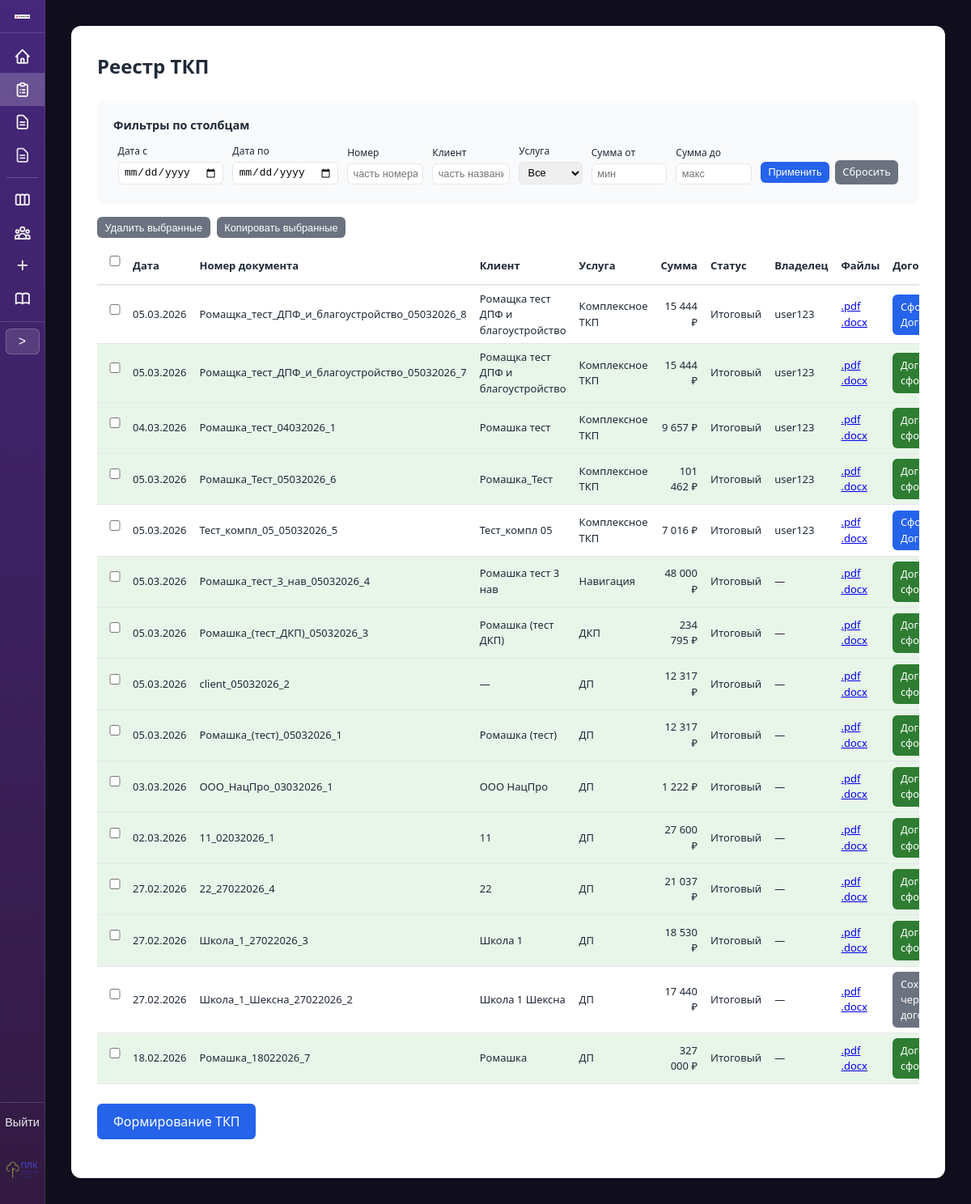
Screenshot of /table/ (signed in) with the database file from the repository.
### proposals/models.py (models this page shows, shortened)
class TKPRecord(models.Model):
    STATUS_DRAFT = 'draft'
    STATUS_FINAL = 'final'
    STATUS_CHOICES = [
        (STATUS_DRAFT, 'Черновик'),
        (STATUS_FINAL, 'Итоговый'),
    ]
    date = models.DateField('Дата')
    number = models.CharField('Номер документа', max_length=150, unique=True)
    client = models.CharField('Клиент', max_length=255, blank=True)
    service = models.CharField('Услуга', max_length=255)
    sum_total = models.DecimalField('Сумма', max_digits=15, decimal_places=2, default=0)
    room = models.TextField('Параметры объекта / помещение', blank=True)
    s = models.CharField('Площадь / количество', max_length=100, blank=True)
    text = models.TextField('Произвольный текст из ТКП', blank=True)
    status = models.CharField(
        'Статус',
        max_length=20,
        choices=STATUS_CHOICES,
        default=STATUS_FINAL,
    )
    notes = models.TextField('Заметки по сделке', blank=True, default='')
    rows_json = models.JSONField(
        'Строки комплексного ТКП (позиции)',
        null=True,
        blank=True,
        help_text='Список строк: service_name, comment, srok, unit, quantity, price_per_unit, total',
    )
    created_at = models.DateTimeField('Создано', auto_now_add=True)
    created_by = models.ForeignKey(
        settings.AUTH_USER_MODEL,
        on_delete=models.SET_NULL,
        null=True,
        blank=True,
        related_name='created_tkp_records',
        verbose_name='Владелец',
    )
    class Meta:
        verbose_name = 'Запись ТКП'
        verbose_name_plural = 'Записи ТКП'
        ordering = ['-created_at']

### proposals/views.py (the view, shortened to what this page needs)
# urls.py: path('table/', views.table_view, name='table'),
@login_required
@require_http_methods(['GET', 'POST'])
def table_view(request):
    records = TKPRecord.objects.select_related('created_by').all()
    date_from = request.GET.get('date_from', '').strip()
    date_to = request.GET.get('date_to', '').strip()
    number = request.GET.get('number', '').strip()
    client = request.GET.get('client', '').strip()
    service = request.GET.get('service', '').strip()
    sum_min = request.GET.get('sum_min', '').strip()
    sum_max = request.GET.get('sum_max', '').strip()
    if date_from:
        try:
            d = datetime.strptime(date_from, '%Y-%m-%d').date()
            records = records.filter(date__gte=d)
        except ValueError:
            pass
    if date_to:
        try:
            d = datetime.strptime(date_to, '%Y-%m-%d').date()
            records = records.filter(date__lte=d)
        except ValueError:
            pass
    if number:
        records = records.filter(number__icontains=number)
    if client:
        records = records.filter(client__icontains=client)
    if service:
        records = records.filter(service=service)
    if sum_min:
        try:
            records = records.filter(sum_total__gte=Decimal(sum_min.replace(',', '.')))
        except (ValueError, Exception):
            pass
    if sum_max:
        try:
            records = records.filter(sum_total__lte=Decimal(sum_max.replace(',', '.')))
        except (ValueError, Exception):
            pass
    services = list(TKPRecord.objects.values_list('service', flat=True).distinct().order_by('service'))
    contract_template_by_service = SERVICE_TO_CONTRACT_TEMPLATE
    contract_by_tkp = {
        c.tkp_id: c
        for c in ContractRecord.objects.filter(
            status=ContractRecord.STATUS_FINAL, tkp__isnull=False
        ).select_related('tkp')
    }
    contract_draft_by_tkp = {
        c.tkp_id: c
        for c in ContractRecord.objects.filter(
            status=ContractRecord.STATUS_DRAFT, tkp__isnull=False
        ).select_related('tkp')
    }
    contract_template_by_tkp = {}
    for r in records:
        if r.service == 'Комплексное ТКП' and r.rows_json:
            tpl = get_contract_template_for_complex_tkp(r.rows_json)
            contract_template_by_tkp[r.pk] = tpl if tpl else True
    context = {
        'records': records,
        'filters': {
            'date_from': date_from,
            'date_to': date_to,
            'number': number,
            'client': client,
            'service': service,
            'sum_min': sum_min,
            'sum_max': sum_max,
        },
        'services_list': services,
        'contract_template_by_service': contract_template_by_service,
        'contract_template_by_tkp': contract_template_by_tkp,
        'contract_by_tkp': contract_by_tkp,
        'contract_draft_by_tkp': contract_draft_by_tkp,
    }
    return render(request, 'proposals/table.html', context)

### proposals/templatetags/proposal_filters.py (called while the page is built)
@register.filter
def get_item(d, key):
    if d is None:
        return None
    return d.get(key) if hasattr(d, 'get') else None

@register.filter
def format_price(value):
    if value is None:
        return ''
    try:
        s = str(int(value))
    except (ValueError, TypeError):
        return str(value)
    n = len(s)
    if n <= 3:
        return s
    r = n % 3 or 3
    result = s[:r]
    for i in range(r, n, 3):
        result += ' ' + s[i:i + 3]
    return result

### proposals/views.py (called while the page is built)
def get_contract_template_for_complex_tkp(rows):
    if not rows:
        return None
    service_names = {r.get('service_name', '').strip() for r in rows}
    has_facade = 'Фасад' in service_names
    has_blag = 'Благоустройство' in service_names
    if has_facade and has_blag:
        return '08_Договор_ДПФ_Благоустройство.docx'
    nav_content_count = sum(1 for s in ('Навигация', 'Контент', 'Навигация_стенды') if s in service_names)
    if nav_content_count >= 2:
        return '05_Договор_Контент_Навигация.docx'
    return None

### proposals/templates/proposals/table.html (shortened to what this page needs)
{% extends "proposals/base.html" %}
{% load proposal_filters %}
{% block container_extra_class %}container--wide{% endblock %}
{% block content %}
<div style="overflow-x: auto;">
<h1>Реестр ТКП</h1>
<form method="get" action="{% url 'proposals:table' %}" class="summary" style="margin-bottom: 1rem;">
    <p style="margin: 0 0 0.5rem; font-weight: 600; font-size: 0.9rem;">Фильтры по столбцам</p>
    <table class="table-filters" style="width: 100%; border-collapse: collapse; font-size: 0.8rem;">
        <tr>
            <td style="padding: 0.25rem 0.35rem; vertical-align: bottom;">
                <label for="id_date_from" style="font-size: 0.75rem;">Дата с</label>
                <input type="date" name="date_from" id="id_date_from" value="{{ filters.date_from }}" style="margin: 0; padding: 0.3rem 0.4rem; font-size: 0.8rem;">
            </td>
            <td style="padding: 0.25rem 0.35rem; vertical-align: bottom;">
                <label for="id_date_to" style="font-size: 0.75rem;">Дата по</label>
                <input type="date" name="date_to" id="id_date_to" value="{{ filters.date_to }}" style="margin: 0; padding: 0.3rem 0.4rem; font-size: 0.8rem;">
            </td>
            <td style="padding: 0.25rem 0.35rem; vertical-align: bottom;">
                <label for="id_number" style="font-size: 0.75rem;">Номер</label>
                <input type="text" name="number" id="id_number" value="{{ filters.number }}" placeholder="часть номера" style="margin: 0; padding: 0.3rem 0.4rem; font-size: 0.8rem; width: 100%;">
            </td>
            <td style="padding: 0.25rem 0.35rem; vertical-align: bottom;">
                <label for="id_client" style="font-size: 0.75rem;">Клиент</label>
                <input type="text" name="client" id="id_client" value="{{ filters.client }}" placeholder="часть названия" style="margin: 0; padding: 0.3rem 0.4rem; font-size: 0.8rem; width: 100%;">
            </td>
            <td style="padding: 0.25rem 0.35rem; vertical-align: bottom;">
                <label for="id_service" style="font-size: 0.75rem;">Услуга</label>
                <select name="service" id="id_service" style="margin: 0; padding: 0.3rem 0.4rem; font-size: 0.8rem; width: 100%;">
                    <option value="">Все</option>
                </select>
            </td>
            <td style="padding: 0.25rem 0.35rem; vertical-align: bottom;">
                <label for="id_sum_min" style="font-size: 0.75rem;">Сумма от</label>
                <input type="text" name="sum_min" id="id_sum_min" value="{{ filters.sum_min }}" placeholder="мин" style="margin: 0; padding: 0.3rem 0.4rem; font-size: 0.8rem; width: 100%;">
            </td>
            <td style="padding: 0.25rem 0.35rem; vertical-align: bottom;">
                <label for="id_sum_max" style="font-size: 0.75rem;">Сумма до</label>
                <input type="text" name="sum_max" id="id_sum_max" value="{{ filters.sum_max }}" placeholder="макс" style="margin: 0; padding: 0.3rem 0.4rem; font-size: 0.8rem; width: 100%;">
            </td>
            <td style="padding: 0.25rem 0.35rem; vertical-align: bottom; white-space: nowrap;">
                <button type="submit" class="btn btn-sm">Применить</button>
                <a href="{% url 'proposals:table' %}" class="btn btn-secondary btn-sm" style="margin-left: 0.2rem;">Сбросить</a>
            </td>
        </tr>
    </table>
</form>
<form id="bulk-form-tkp" method="post" action="{% url 'proposals:table' %}{% if request.GET %}?{{ request.GET.urlencode }}{% endif %}">
<div class="bulk-toolbar" style="margin-bottom: 0.75rem; display: flex; align-items: center; gap: 0.5rem; flex-wrap: wrap;">
    <button type="submit" name="bulk_action" value="delete" class="btn btn-secondary btn-sm" onclick="var n=document.querySelectorAll('#bulk-form-tkp input[name=ids]:checked').length;return n?confirm('Удалить выбранные записи и их файлы?'):false;">Удалить выбранные</button>
    <button type="submit" name="bulk_action" value="copy" class="btn btn-secondary btn-sm" onclick="var n=document.querySelectorAll('#bulk-form-tkp input[name=ids]:checked').length;if(!n){alert('Выберите строки для копирования.');return false;}return true;">Копировать выбранные</button>
</div>
<table class="table-tkp-list" style="width: 100%; border-collapse: collapse; margin-top: 0; font-size: 0.8125rem;">
    <thead>
        <tr style="border-bottom: 2px solid var(--border);">
            <th style="text-align: center; padding: 0.4rem 0.5rem; width: 2.5rem;"><input type="checkbox" id="tkp-select-all" title="Выбрать все" aria-label="Выбрать все"></th>
            <th style="text-align: left; padding: 0.4rem 0.5rem;">Дата</th>
            <th style="text-align: left; padding: 0.4rem 0.5rem;">Номер документа</th>
            <th style="text-align: left; padding: 0.4rem 0.5rem;">Клиент</th>
            <th style="text-align: left; padding: 0.4rem 0.5rem;">Услуга</th>
            <th style="text-align: right; padding: 0.4rem 0.5rem;">Сумма</th>
            <th style="text-align: left; padding: 0.4rem 0.5rem;">Статус</th>
            <th style="text-align: left; padding: 0.4rem 0.5rem;">Владелец</th>
            <th style="text-align: left; padding: 0.4rem 0.5rem;">Файлы</th>
            <th style="text-align: left; padding: 0.4rem 0.5rem;">Договор</th>
        </tr>
    </thead>
    <tbody>
        {% for r in records %}
        {% with contract_for_row=contract_by_tkp|get_item:r.pk contract_draft_for_row=contract_draft_by_tkp|get_item:r.pk %}
        <tr class="{% if r.status == 'draft' %}tkp-row-draft{% elif contract_for_row %}tkp-row-with-contract{% endif %}" style="border-bottom: 1px solid var(--border);">
            <td style="padding: 0.4rem 0.5rem; text-align: center;"><input type="checkbox" name="ids" value="{{ r.pk }}" form="bulk-form-tkp" class="tkp-row-cb"></td>
            <td style="padding: 0.4rem 0.5rem;">{{ r.date|date:"d.m.Y" }}</td>
            <td style="padding: 0.4rem 0.5rem;">
                {% if r.status == 'draft' %}
                <a href="{% if r.service == 'Комплексное ТКП' %}{% url 'proposals:complex_form' %}?draft_id={{ r.pk }}{% else %}{% url 'proposals:form' %}?draft_id={{ r.pk }}{% endif %}">{{ r.number }}</a>
                {% else %}
                {{ r.number }}
                {% endif %}
            </td>
            <td style="padding: 0.4rem 0.5rem;">{{ r.client|default:"—" }}</td>
            <td style="padding: 0.4rem 0.5rem;">{{ r.service }}</td>
            <td style="padding: 0.4rem 0.5rem; text-align: right;">{{ r.sum_total|format_price }} ₽</td>
            <td style="padding: 0.4rem 0.5rem;">{{ r.get_status_display|default:"Итоговый" }}</td>
            <td style="padding: 0.4rem 0.5rem;">{% if r.created_by %}{{ r.created_by.get_full_name|default:r.created_by.username }}{% else %}—{% endif %}</td>
            <td style="padding: 0.4rem 0.5rem;">
                {% if r.status == 'draft' %}—{% else %}
                <a href="{% url 'proposals:download_file' 'pdf' %}?f={{ r.number|urlencode }}" class="table-file-link">.pdf</a>
                <a href="{% url 'proposals:download_file' 'docx' %}?f={{ r.number|urlencode }}" class="table-file-link">.docx</a>
                {% endif %}
            </td>
            <td style="padding: 0.4rem 0.5rem;">
                {% if r.status == 'draft' %}
                {% if r.pk in contract_template_by_tkp or r.service in contract_template_by_service %}
                <a href="{% url 'proposals:requisites_add' %}?tkp_id={{ r.pk }}&from=contract" class="btn btn-sm">Сформировать Договор</a>
                {% else %}—{% endif %}
                {% elif contract_for_row %}
                <a href="#" class="btn btn-sm btn-contract-done" data-contract-card="{% url 'proposals:contract_card' contract_for_row.pk %}">Договор сформирован</a>
                {% elif contract_draft_for_row %}
                <a href="{% url 'proposals:contract_form' r.pk %}?contract_draft_id={{ contract_draft_for_row.pk }}" class="btn btn-sm btn-contract-draft">Сохранен черновик договора</a>
                {% elif r.service in contract_template_by_service %}
                <a href="{% url 'proposals:requisites_add' %}?tkp_id={{ r.pk }}&from=contract" class="btn btn-sm">Сформировать Договор</a>
                {% elif r.pk in contract_template_by_tkp %}
                <a href="{% url 'proposals:requisites_add' %}?tkp_id={{ r.pk }}&from=contract" class="btn btn-sm">Сформировать Договор</a>
                {% else %}
                —
                {% endif %}
            </td>
        </tr>
        {% endwith %}
        {% empty %}
        <tr>
            <td colspan="11" style="padding: 0.75rem; color: var(--text-muted); font-size: 0.8125rem;">Нет сформированных ТКП</td>
        </tr>
        {% endfor %}
    </tbody>
</table>
</form>
<p style="margin-top: 1.5rem;">
    <a href="{% url 'proposals:form' %}" class="btn">Формирование ТКП</a>
</p>
{% endblock %}

### proposals/templates/proposals/base.html (style rules this page uses)
:root { --bg: #100E1C; --card: #fff; --primary: #2563eb; --primary-hover: #1d4ed8; --text: #1f2937; --text-muted: #6b7280; --border: #e5e7eb; --success: #059669; --sidebar-w: 56px; --sidebar-w-expanded: 248px; --sidebar-gradient: linear-gradient(180deg, #45277B 0%, #331A42 100%); }
* { box-sizing: border-box; }
body { font-family: system-ui, -apple-system, sans-serif; background: var(--bg); color: var(--text); margin: 0; line-height: 1.5; }
h1 { font-size: 1.5rem; margin: 0 0 1.5rem; color: var(--text); }
label { display: block; font-weight: 500; margin-bottom: 0.25rem; color: var(--text); }
input, select, textarea { width: 100%; padding: 0.5rem 0.75rem; border: 1px solid var(--border); border-radius: 6px; font-size: 1rem; margin-bottom: 1rem; }
button, .btn { display: inline-block; padding: 0.6rem 1.25rem; background: var(--primary); color: white; border: none; border-radius: 6px; font-size: 1rem; cursor: pointer; text-decoration: none; }
.btn-secondary { background: var(--text-muted); }
.summary { background: #f9fafb; border-radius: 8px; padding: 1.25rem; margin-bottom: 1.5rem; }

### proposals/templates/proposals/table.html (style rules this page uses)
.btn-sm { padding: 0.35rem 0.6rem; font-size: 0.8rem; }
.table-file-link { margin-right: 0.5rem; }
.table-file-link:last-of-type { margin-right: 0; }
.tkp-row-with-contract { background-color: #e8f5e9; }
.btn-contract-done { background-color: #2e7d32; color: #fff; border-color: #2e7d32; }
.btn-contract-draft { background-color: #6b7280; color: #fff; border-color: #6b7280; }

### rows the page displays
TKPRecord: date "05.03.2026", number "Ромащка_тест_ДПФ_и_благоустройство_05032026_8", client "Ромащка тест ДПФ и благоустройство", service "Комплексное ТКП", sum_total "15 444", status "Итоговый", created_by.get_full_name "user123"
TKPRecord: date "05.03.2026", number "Ромащка_тест_ДПФ_и_благоустройство_05032026_7", client "Ромащка тест ДПФ и благоустройство", service "Комплексное ТКП", sum_total "15 444", status "Итоговый", created_by.get_full_name "user123", shows "Договор сформирован"
TKPRecord: date "04.03.2026", number "Ромашка_тест_04032026_1", client "Ромашка тест", service "Комплексное ТКП", sum_total "9 657", status "Итоговый", created_by.get_full_name "user123", shows "Договор сформирован"
TKPRecord: date "05.03.2026", number "Ромашка_Тест_05032026_6", client "Ромашка_Тест", service "Комплексное ТКП", sum_total "101 462", status "Итоговый", created_by.get_full_name "user123", shows "Договор сформирован"
TKPRecord: date "05.03.2026", number "Тест_компл_05_05032026_5", client "Тест_компл 05", service "Комплексное ТКП", sum_total "7 016", status "Итоговый", created_by.get_full_name "user123"
TKPRecord: date "05.03.2026", number "Ромашка_тест_3_нав_05032026_4", client "Ромашка тест 3 нав", service "Навигация", sum_total "48 000", status "Итоговый", shows "Договор сформирован"
TKPRecord: date "05.03.2026", number "Ромашка_(тест_ДКП)_05032026_3", client "Ромашка (тест ДКП)", service "ДКП", sum_total "234 795", status "Итоговый", shows "Договор сформирован"
TKPRecord: date "05.03.2026", number "client_05032026_2", client "—", service "ДП", sum_total "12 317", status "Итоговый", shows "Договор сформирован"
TKPRecord: date "05.03.2026", number "Ромашка_(тест)_05032026_1", client "Ромашка (тест)", service "ДП", sum_total "12 317", status "Итоговый", shows "Договор сформирован"
TKPRecord: date "03.03.2026", number "ООО_НацПро_03032026_1", client "ООО НацПро", service "ДП", sum_total "1 222", status "Итоговый", shows "Договор сформирован"
TKPRecord: date "02.03.2026", number "11_02032026_1", client "11", service "ДП", sum_total "27 600", status "Итоговый", shows "Договор сформирован"
TKPRecord: date "27.02.2026", number "22_27022026_4", client "22", service "ДП", sum_total "21 037", status "Итоговый", shows "Договор сформирован"
TKPRecord: date "27.02.2026", number "Школа_1_27022026_3", client "Школа 1", service "ДП", sum_total "18 530", status "Итоговый", shows "Договор сформирован"
TKPRecord: date "27.02.2026", number "Школа_1_Шексна_27022026_2", client "Школа 1 Шексна", service "ДП", sum_total "17 440", status "Итоговый"
TKPRecord: date "18.02.2026", number "Ромашка_18022026_7", client "Ромашка", service "ДП", sum_total "327 000", status "Итоговый", shows "Договор сформирован"
